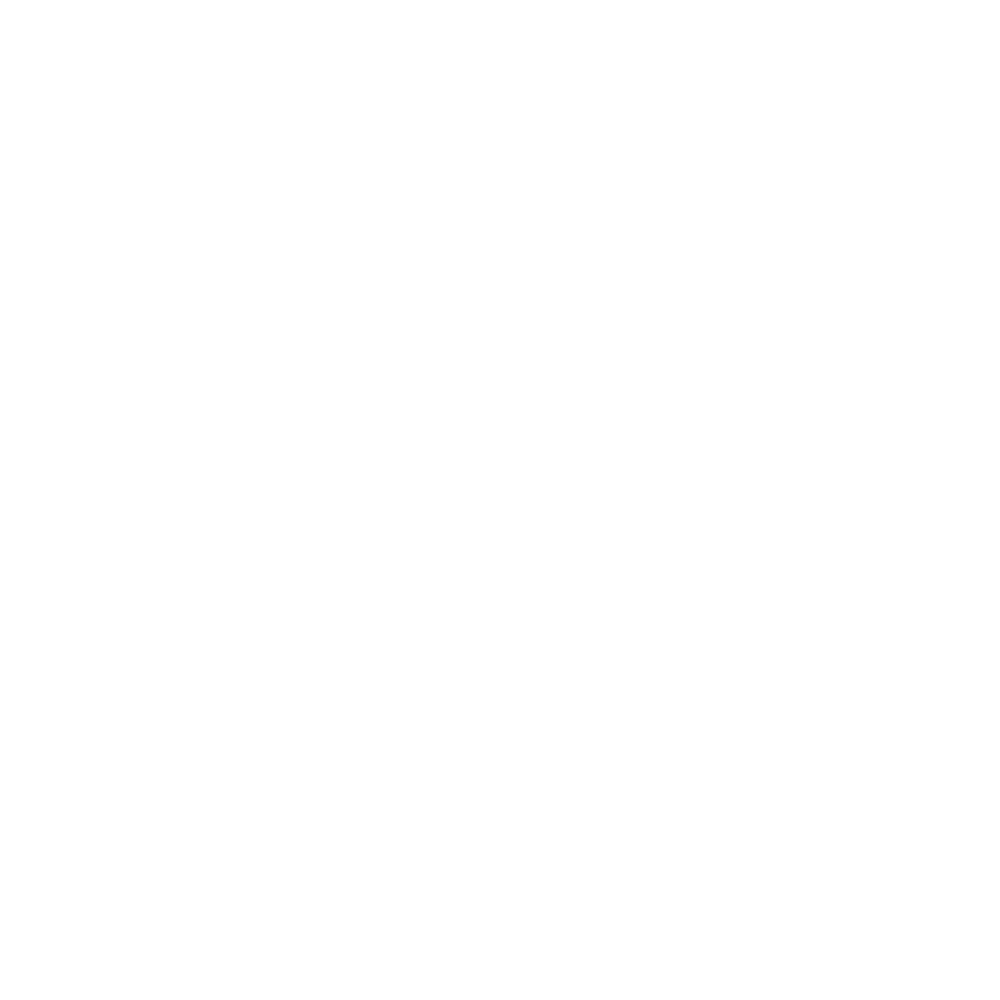
Frame 1 (no input)
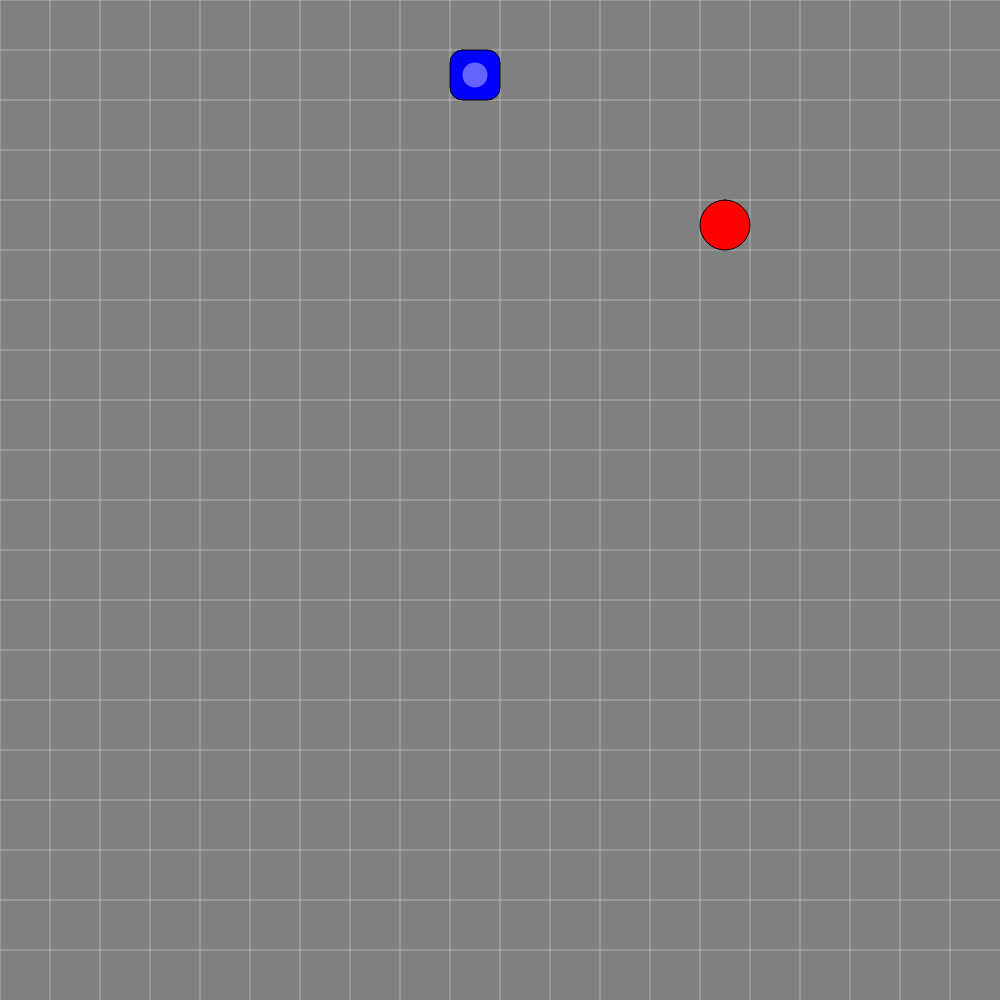
Frame 60 (no input)
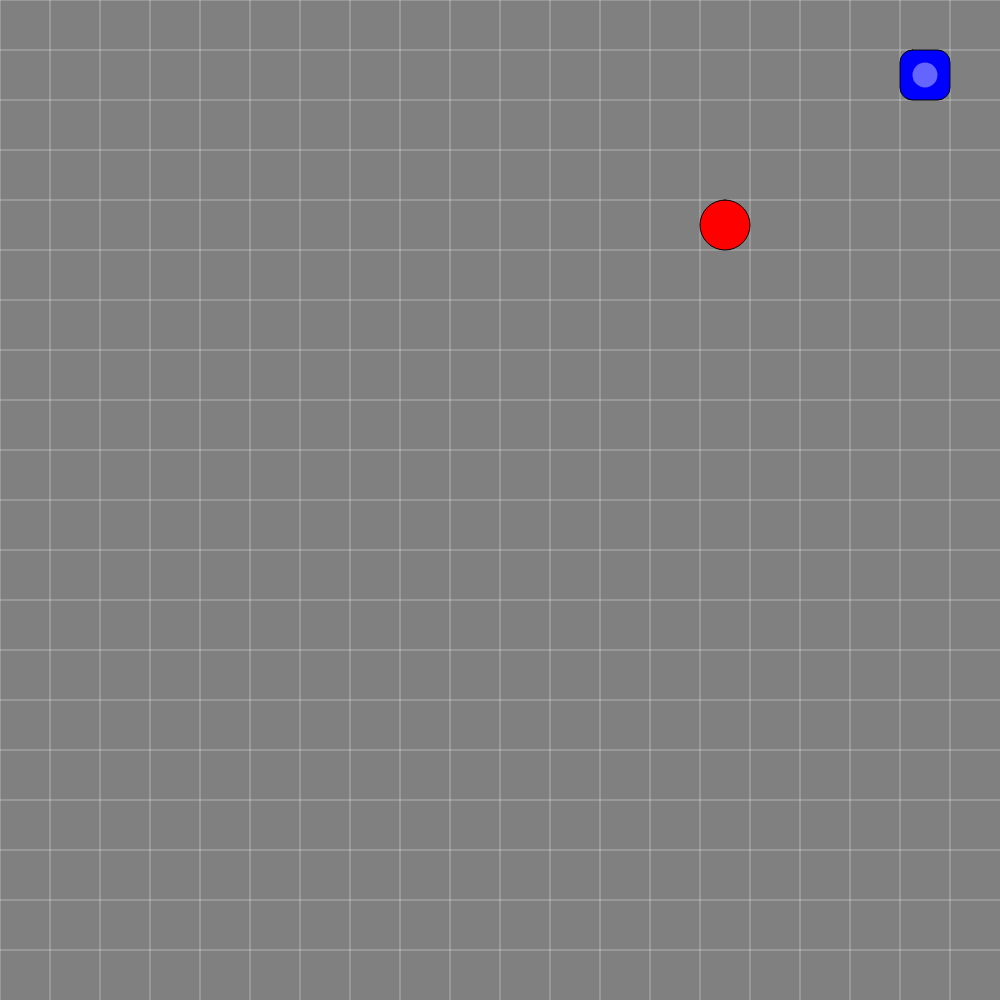
Frame 120 (the mouse pressed at the canvas centre since frame 60)

The p5.js sketch that drew these frames (run headless with seeded random() and noise() and a simulated clock; from frame 60 on, the mouse is pressed at the canvas centre):

// p5.js sketch
// ── sketch.js
let snake, food;
let size;
let grid;
let rez = 20;
let rate = (20 / rez) * 7;

function setup() {
  let w = floor(windowHeight / rez) * rez;
  let h = floor(windowHeight / rez) * rez;
  createCanvas(w, h);
  grid = createGraphics(width, height);
  size = floor(width / rez)
  snake = new Snake(size, size, size);
  getFood();
  createGrid();
  stroke(0);
}

function createGrid() {
  grid.background(0, 0, 0, 0);
  grid.strokeWeight(1);
  grid.stroke(255, 100);
  for (let i = 0; i < width; i += size) {
    grid.line(i, 0, i, height);
  }
  for (let j = 0; j < height; j += size) {
    grid.line(0, j, width, j);
  }
  grid.noLoop();
}

function draw() {
  if (frameCount % rate == 0) {
    let eat;
    background(128);
    image(grid, 0, 0);
    eat = snake.update(food);
    if (eat) {
      getFood();
    }
    fill(255, 0, 0);
    stroke(0);
    strokeWeight(1);
    rect(food.x, food.y, size, size, size / 2);
    snake.show();
    let a = check();
    if (a) {
      noLoop();
    }
  }
}

function getFood() {
  food = createVector(
    floor(random(width / size)) * size,
    floor(random(height / size)) * size
  );
  for (let point1 of snake.path) {
    if (point1.x == food.x || point1.y == food.y) {
      getFood();
    }
  }
}

function keyPressed() {
  if (keyCode == UP_ARROW) {
    snake.setDir(0, -1);
  } else if (keyCode == RIGHT_ARROW) {
    snake.setDir(1, 0);
  } else if (keyCode == DOWN_ARROW) {
    snake.setDir(0, 1);
  } else if (keyCode == LEFT_ARROW) {
    snake.setDir(-1, 0);
  }
}

function check() {
  let p = snake.path[snake.path.length - 1];
  if (p.x >= width || p.x < 0 || p.y >= height || p.y < 0) {
    return true;
  }
  if (snake.path.length <= 4) {
    return false;
  }
  for (let i = 0; i < snake.path.length; i++) {
    let point1 = snake.path[i];
    for (let j = 0; j < snake.path.length; j++) {
      let point12 = snake.path[j];
      if (i == j) {
        continue;
      }
      if (point1.x == point12.x && point1.y == point12.y) {
        return true;
      }
    }
  }
  return false;
}

// ── snake.js
class Snake {
  constructor(x, y, size) {
    this.pos = createVector(x, y);
    this.size = size;
    this.path = [];
    this.path.push(createVector(this.pos.x, this.pos.y));
    this.dir = createVector(1, 0);
    this.score = 0;
    this.temp = createVector(1, 0);
  }
  
  setDir(x, y) {
    if (abs(this.dir.x - x) == 2 || abs(this.dir.y - y) == 2) {
      return;
    }
    this.temp.x = x;
    this.temp.y = y;
  }
  
  update(food) {
    this.dir.x = this.temp.x;
    this.dir.y = this.temp.y;
    let rem = true;
    // FLOOR TO AVOID JS ACCURACY ERROR, I.E. 2.00000001
    if (floor(food.x) == floor(this.pos.x) && floor(food.y) == floor(this.pos.y)) {
      rem = false;
      this.score = this.score + 1;
    }
    this.pos.x = this.pos.x + (this.dir.x * this.size);
    this.pos.y = this.pos.y + (this.dir.y * this.size);
    this.path.push(createVector(this.pos.x, this.pos.y));
    if (rem) {
      this.path.shift();
      return false;
    } else {
      return true;
    }
  }
  
  show() {
    for (let point of this.path) {
      stroke(0);
      strokeWeight(1);
      fill(0, 0, 255);
      rect(point.x, point.y, this.size, this.size, this.size / 4);
      if (this.path[this.path.length - 1] == point) {
        fill(255, 100);
        noStroke();
        ellipse(
          point.x + (this.size / 2), point.y + (this.size / 2),
          this.size / 2, this.size / 2
        );
      }
    }
  }
}

// ── style.css
html body {
  margin: 0;
  padding: 0;
  background: #444444;
}
canvas {
  margin: auto;
  justify-content: center;
  align-items: center;
  display: block;
}
